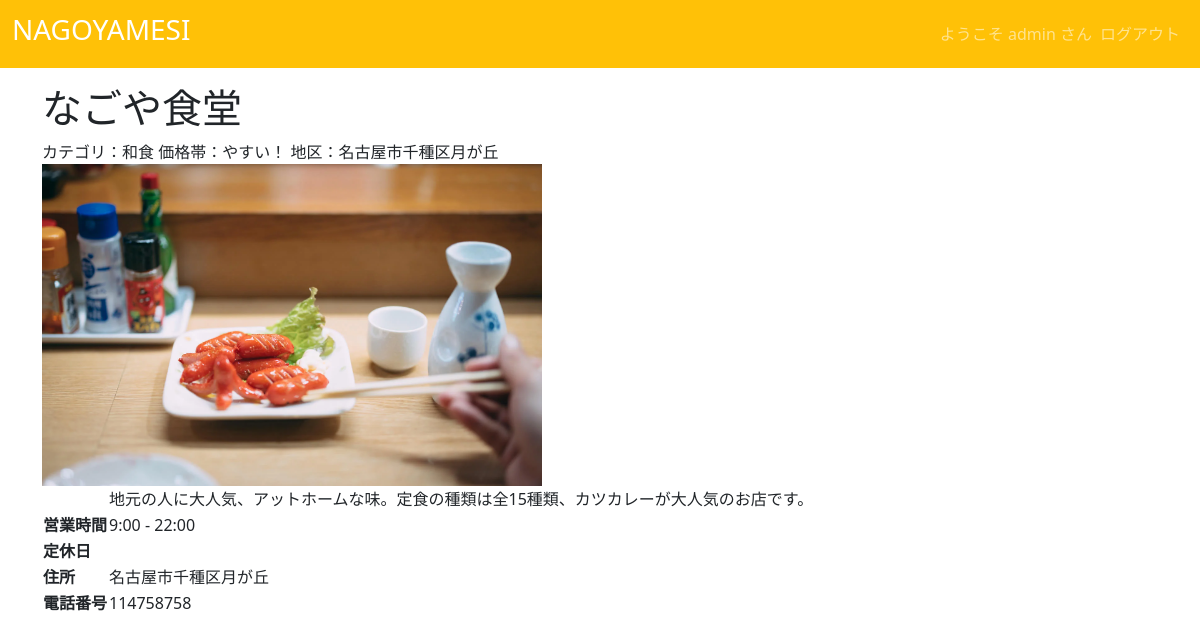
The app's page /crud/shop-detail/3/ (signed in) with its own data.
### crud/models.py (models this page shows, shortened)
class CustomUser(AbstractBaseUser, PermissionsMixin):
    username = models.CharField(max_length=20, unique=True, verbose_name='ユーザー名')
    email = models.EmailField(unique=True, verbose_name='メールアドレス')
    date_joined = models.DateTimeField(default=timezone.now, verbose_name='登録日')
    is_staff = models.BooleanField(default=True, verbose_name='管理画面へのアクセスを許可する')
    is_active = models.BooleanField(default=True, verbose_name='このアカウントを利用可能にする')
    objects = CustomUserManager()
    USERNAME_FIELD = 'username'
    REQUIRED_FIELDS = ['email']
    class Meta:
        verbose_name = 'ユーザー'
        verbose_name_plural = 'ユーザー'

class Shop(models.Model):
    name = models.CharField(max_length=20, verbose_name='店名')
    name_kana = models.CharField(max_length=20, verbose_name='店名かな')
    place = models.CharField(max_length=20, verbose_name='住所')
    tel_number_regex = RegexValidator(regex=r'^[0-9]+$', message = ("Tel Number must be entered in the format: '09012345678'. Up to 15 digits allowed."))
    tel_number = models.CharField(validators=[tel_number_regex], max_length=15, default='114758758',verbose_name='電話番号')
    open_time = models.TimeField(verbose_name="開店時間", default="09:00")
    close_time = models.TimeField(verbose_name="閉店時間", default="22:00")
    description = models.CharField(max_length=200, verbose_name='詳細')
    img = models.ImageField(blank=True, default='takosan.png', verbose_name='画像')
    category = models.ForeignKey(Category, on_delete=models.SET_NULL, null=True, verbose_name='カテゴリ')
    area = models.ForeignKey(Area, on_delete=models.SET_NULL, null=True, verbose_name='エリア')
    price = models.ForeignKey(Price, on_delete=models.SET_NULL, null=True, verbose_name='価格帯')
    class Meta:
        verbose_name = '店舗情報'
        verbose_name_plural = '店舗情報'

class Category(models.Model):
     name = models.CharField(max_length=20, verbose_name='カテゴリ名')
     def __str__(self):
         return self.name
     class Meta:
        verbose_name = 'カテゴリ'
        verbose_name_plural = 'カテゴリ'

class Price(models.Model):
     name = models.CharField(max_length=20, verbose_name='価格帯名')
     def __str__(self):
         return self.name
     class Meta:
        verbose_name = '価格帯'
        verbose_name_plural = '価格帯'

### crud/views.py (the view)
# urls.py: path('crud/shop-detail/<int:pk>/', views.ShopDetailView.as_view(), name='shop-detail')
class ShopDetailView(DetailView):
    model = Shop

### crud/templates/crud/shop_detail.html (shortened to what this page needs)
{% extends "base.html" %}
{% block content %}
<h1 class="">{{ shop.name }}</h1>
<div>
  <span>カテゴリ：{{ shop.category }}</span><span>    価格帯：{{ shop.price }}</span><span>    地区：{{ shop.place }}</span>
</div>
<div>
  <img src="{{ shop.img.url }}" style="width: 500px; height:auto;">
</div>
<table>
  <tr>
    <th></th>
    <td>{{ shop.description }}</td>
  </tr>
  <tr>
    <th>営業時間</th>
    <td>{{ shop.open_time }} - {{ shop.close_time }}</td>
  </tr>
  <tr>
    <th>定休日</th>
    <td></td>
  </tr>
  <tr>
    <th>住所</th>
    <td>{{ shop.place }}</td>
  </tr>
  <tr>
    <th>電話番号</th>
    <td>{{ shop.tel_number }}</td>
  </tr>
</table>
{% endblock %}

### crud/templates/base.html (shortened to what this page needs)
<!DOCTYPE html>
<html lang="ja">
<head>
    <link href="https://cdn.jsdelivr.net/npm/bootstrap@5.3.0/dist/css/bootstrap.min.css" rel="stylesheet">
  </head>
</head>
<body>
    <header>
        <nav class="navbar navbar-expand-lg navbar-dark bg-warning" style="margin-bottom: 1rem;">
            <div class="container-fluid">
                <h1 class="navbar-brand fs-3">NAGOYAMESI</h1>
                <div class="collapse navbar-collapse" id="navbarNav">
                    <ul class="navbar-nav ms-auto">
                        {% if request.user.is_authenticated %}
                        <span class="navbar-text">
                            ようこそ {{ user.get_username }} さん
                        </span>
                        <li class="nav-item">
                            <form action="{% url 'logout' %}" method="post">
                                <input class="nav-link" type="submit" value="ログアウト">
                            </form>
                        </li>
                        {% else %}
                        <li class="nav-item">
                            <a class="nav-link" href="{% url 'login' %}">ログイン</a>
                        </li>
                        {% endif %}
                    </ul>
                </div>
            </div>
        </nav>
    </header>
    <div class="container">
        {% block content %}{% endblock %}
    </div>
</body>
</html>

### records on screen
CustomUser: get_username "admin"
Shop: name "なごや食堂", category "和食", price "やすい！", place "名古屋市千種区月が丘", img (picture), description "地元の人に大人気、アットホームな味。定食の種類は全15種類、カツカレーが大人気のお店です。", open_time "9:00", close_time "22:00", tel_number "114758758"
